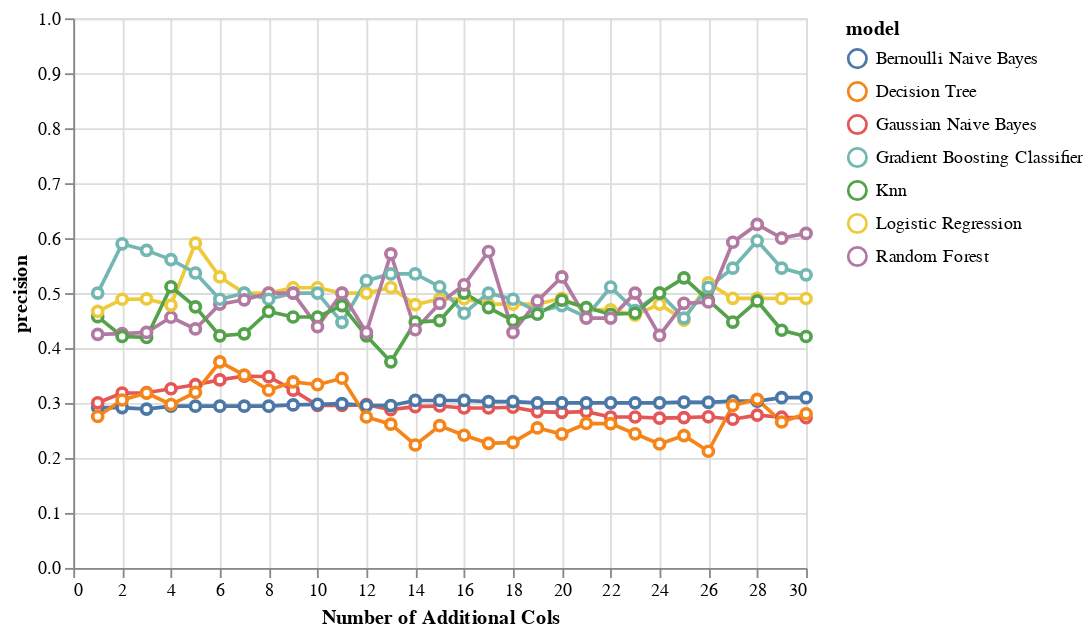

Notebook cell for this chart:
### Code cell
alt.Chart(perf_subset).mark_line(
       point={
         "filled": False,
         "fill": "white"
       }
).encode(
    x = alt.X('addl_cols', title="Number of Additional Cols"),
    y = alt.Y('precision', scale=alt.Scale(domain=[0, 1])),
    color = 'model'
)

### Figure 1 — Vega-Lite specification as saved in the notebook (floating-point values rounded to 4 significant figures; data arrays with more than 128 entries replaced by an {"elided": "..."} marker saying what was removed)
{"config": {"view": {"continuousWidth": 400, "continuousHeight": 300}}, "data": {"name": "data-9edc5a52d44f1876424d35e8672dccc0"}, "mark": {"type": "line", "point": {"filled": false, "fill": "white"}}, "encoding": {"color": {"field": "model", "type": "nominal"}, "x": {"field": "addl_cols", "title": "Number of Additional Cols", "type": "quantitative"}, "y": {"field": "precision", "scale": {"domain": [0, 1]}, "type": "quantitative"}}, "$schema": "https://vega.github.io/schema/vega-lite/v4.17.0.json", "datasets": {"data-9edc5a52d44f1876424d35e8672dccc0": {"elided": "210 records"}}}
